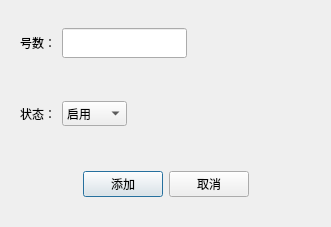
<?xml version="1.0" encoding="UTF-8"?>
<ui version="4.0">
 <class>Dialog</class>
 <widget class="QDialog" name="Dialog">
  <property name="geometry">
   <rect>
    <x>0</x>
    <y>0</y>
    <width>331</width>
    <height>227</height>
   </rect>
  </property>
  <property name="windowTitle">
   <string>添加区域</string>
  </property>
  <layout class="QVBoxLayout" name="verticalLayout">
   <item>
    <widget class="QWidget" name="widget" native="true">
     <layout class="QHBoxLayout" name="horizontalLayout">
      <item>
       <widget class="QLabel" name="label">
        <property name="text">
         <string>号数：</string>
        </property>
       </widget>
      </item>
      <item>
       <widget class="QLineEdit" name="lineEdit">
        <property name="minimumSize">
         <size>
          <width>0</width>
          <height>30</height>
         </size>
        </property>
       </widget>
      </item>
      <item>
       <spacer name="horizontalSpacer">
        <property name="orientation">
         <enum>Qt::Horizontal</enum>
        </property>
        <property name="sizeHint" stdset="0">
         <size>
          <width>40</width>
          <height>20</height>
         </size>
        </property>
       </spacer>
      </item>
     </layout>
    </widget>
   </item>
   <item>
    <widget class="QWidget" name="widget_2" native="true">
     <layout class="QHBoxLayout" name="horizontalLayout_2">
      <item>
       <widget class="QLabel" name="label_2">
        <property name="text">
         <string>状态：</string>
        </property>
       </widget>
      </item>
      <item>
       <widget class="QComboBox" name="comboBox">
        <property name="minimumSize">
         <size>
          <width>0</width>
          <height>25</height>
         </size>
        </property>
        <item>
         <property name="text">
          <string>启用</string>
         </property>
        </item>
        <item>
         <property name="text">
          <string>未启用</string>
         </property>
        </item>
       </widget>
      </item>
      <item>
       <spacer name="horizontalSpacer_2">
        <property name="orientation">
         <enum>Qt::Horizontal</enum>
        </property>
        <property name="sizeHint" stdset="0">
         <size>
          <width>40</width>
          <height>20</height>
         </size>
        </property>
       </spacer>
      </item>
     </layout>
    </widget>
   </item>
   <item>
    <widget class="QWidget" name="widget_3" native="true">
     <layout class="QHBoxLayout" name="horizontalLayout_3">
      <item>
       <spacer name="horizontalSpacer_3">
        <property name="orientation">
         <enum>Qt::Horizontal</enum>
        </property>
        <property name="sizeHint" stdset="0">
         <size>
          <width>40</width>
          <height>20</height>
         </size>
        </property>
       </spacer>
      </item>
      <item>
       <widget class="QPushButton" name="pushButton">
        <property name="minimumSize">
         <size>
          <width>0</width>
          <height>25</height>
         </size>
        </property>
        <property name="text">
         <string>添加</string>
        </property>
       </widget>
      </item>
      <item>
       <widget class="QPushButton" name="pushButton_2">
        <property name="minimumSize">
         <size>
          <width>0</width>
          <height>25</height>
         </size>
        </property>
        <property name="text">
         <string>取消</string>
        </property>
       </widget>
      </item>
      <item>
       <spacer name="horizontalSpacer_4">
        <property name="orientation">
         <enum>Qt::Horizontal</enum>
        </property>
        <property name="sizeHint" stdset="0">
         <size>
          <width>40</width>
          <height>20</height>
         </size>
        </property>
       </spacer>
      </item>
     </layout>
    </widget>
   </item>
  </layout>
 </widget>
 <resources/>
 <connections/>
</ui>
